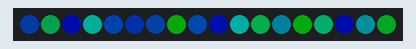
This sketch was run on a simulated Arduino Uno, built with avr-gcc and run on an emulated ATmega328P. Shown: 18 RGB LEDs in strip order, left to right. Dim RGB values are drawn brighter than linear; random numbers use the default seed unless the sketch sets one.

Above: at 0.15 s.
At 4.95 s:
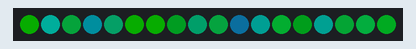
At 10.06 s:
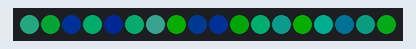
At 19.97 s:
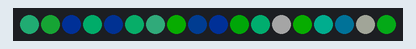
At 29.88 s:
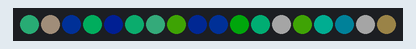
At 39.79 s:
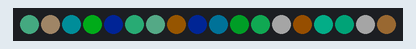

The sketch:

LEDBasics-Video3-2.ino
```cpp
#include <FastLED.h>

// video FastLED basics 3 - https://www.youtube.com/watch?v=Ukq0tH2Tnkc
// this is the palette blending section of the video

#define NUM_LEDS 18
#define DATA_PIN 2
CRGB leds[NUM_LEDS];

uint8_t colorIndex[NUM_LEDS];
uint8_t whichPalette = 0;

DEFINE_GRADIENT_PALETTE( greenblue_gp ) {
  0, 0, 255, 245,
  46, 0, 21, 255,
  179, 12, 250, 0,
  255, 0, 255, 245
};

DEFINE_GRADIENT_PALETTE( orangepink_gp ) {
  0, 255, 100, 0,         //orange
  90, 255, 0, 255,     //magenta
  150, 255, 100, 0,   //orange
  255, 255, 100, 0    // orange
};

DEFINE_GRADIENT_PALETTE( browngreen_gp ) {
  0, 6, 255, 0,         //green
  71, 0, 255, 153,     //blueGreen
  122, 200, 200, 200,   //gray
  181, 110, 61, 6,    // brown
  255, 6, 255, 0    // green
};

// this activates the palettes
CRGBPalette16 currentPalette(greenblue_gp);
CRGBPalette16 targetPalette(orangepink_gp);

void setup() {
  FastLED.addLeds<WS2812B, DATA_PIN, GRB>(leds, NUM_LEDS);
  FastLED.setBrightness(50);

  // fill the color index array with random numbers from 0-255
  for (int i = 0; i < NUM_LEDS; i++) {
    colorIndex[i] = random8();
  }
}

void loop() {
  blendPalettes();
}

void blendPalettes() {
  //color each pixel from the palette using the index from colorIndex[]
  for (int i = 0; i < NUM_LEDS; i++) {
    leds[i] = ColorFromPalette(currentPalette, colorIndex[i]);
  }

  nblendPaletteTowardPalette(currentPalette, targetPalette, 10);

  switch (whichPalette) {
    case 0:
      targetPalette = orangepink_gp;
      break;
    case 1:
      targetPalette = browngreen_gp;
      break;
    case 2:
      targetPalette = greenblue_gp;
      break;
  }

  EVERY_N_MILLISECONDS(5) {
    whichPalette++;
    if (whichPalette > 2) whichPalette = 0;
  }

  EVERY_N_MILLISECONDS(5) {
    for (int i = 0; i< NUM_LEDS; i++) {
      colorIndex[i]++;
    }
  }

  FastLED.show();
}
```
